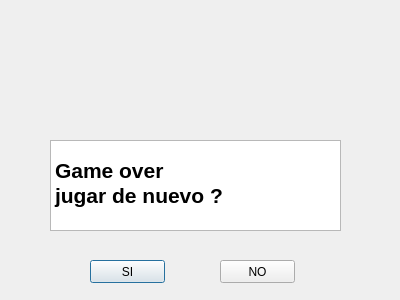
<?xml version="1.0" encoding="UTF-8"?>
<ui version="4.0">
 <class>gameover</class>
 <widget class="QDialog" name="gameover">
  <property name="geometry">
   <rect>
    <x>0</x>
    <y>0</y>
    <width>400</width>
    <height>300</height>
   </rect>
  </property>
  <property name="windowTitle">
   <string>Dialog</string>
  </property>
  <widget class="QPushButton" name="iniciar">
   <property name="geometry">
    <rect>
     <x>90</x>
     <y>260</y>
     <width>75</width>
     <height>23</height>
    </rect>
   </property>
   <property name="text">
    <string>SI</string>
   </property>
  </widget>
  <widget class="QPushButton" name="pushButton_2">
   <property name="geometry">
    <rect>
     <x>220</x>
     <y>260</y>
     <width>75</width>
     <height>23</height>
    </rect>
   </property>
   <property name="text">
    <string>NO</string>
   </property>
  </widget>
  <widget class="QTextBrowser" name="textBrowser">
   <property name="geometry">
    <rect>
     <x>50</x>
     <y>140</y>
     <width>291</width>
     <height>91</height>
    </rect>
   </property>
   <property name="styleSheet">
    <string notr="true">
image: url(:/roca.png);</string>
   </property>
   <property name="html">
    <string>&lt;!DOCTYPE HTML PUBLIC &quot;-//W3C//DTD HTML 4.0//EN&quot; &quot;http://www.w3.org/TR/REC-html40/strict.dtd&quot;&gt;
&lt;html&gt;&lt;head&gt;&lt;meta name=&quot;qrichtext&quot; content=&quot;1&quot; /&gt;&lt;style type=&quot;text/css&quot;&gt;
p, li { white-space: pre-wrap; }
&lt;/style&gt;&lt;/head&gt;&lt;body style=&quot; font-family:'MS Shell Dlg 2'; font-size:8.25pt; font-weight:400; font-style:normal;&quot;&gt;
&lt;p style=&quot;-qt-paragraph-type:empty; margin-top:0px; margin-bottom:0px; margin-left:0px; margin-right:0px; -qt-block-indent:0; text-indent:0px;&quot;&gt;&lt;br /&gt;&lt;/p&gt;
&lt;p style=&quot; margin-top:0px; margin-bottom:0px; margin-left:0px; margin-right:0px; -qt-block-indent:0; text-indent:0px;&quot;&gt;&lt;span style=&quot; font-size:16pt; font-weight:600;&quot;&gt;Game over&lt;/span&gt; &lt;/p&gt;
&lt;p style=&quot; margin-top:0px; margin-bottom:0px; margin-left:0px; margin-right:0px; -qt-block-indent:0; text-indent:0px;&quot;&gt;&lt;span style=&quot; font-size:16pt; font-weight:600;&quot;&gt;jugar de nuevo ?&lt;/span&gt;&lt;/p&gt;&lt;/body&gt;&lt;/html&gt;</string>
   </property>
  </widget>
 </widget>
 <resources/>
 <connections/>
</ui>
